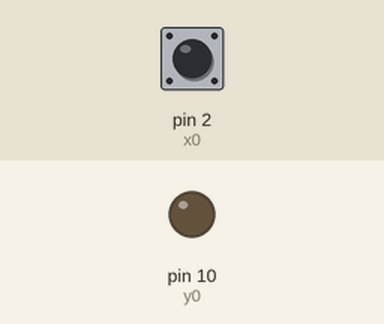
This sketch was run on a simulated Arduino Uno, built with avr-gcc and run on an emulated ATmega328P. Parts: output pins drawn as LEDs (lit = HIGH). The test bench sets the inputs (shaded band); at power-on: pin 2 (x0) HIGH.

Above: at 1.2 s.
1.3 s: pin 2 (x0) pulled LOW for 0.15 s
At 2.5 s:
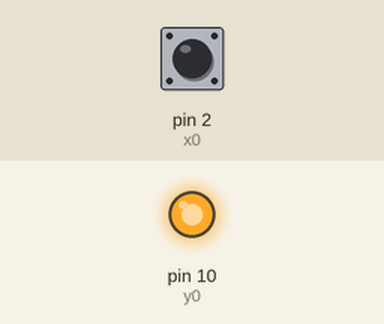
2.9 s: pin 2 (x0) pulled LOW for 1 s
At 3.8 s:
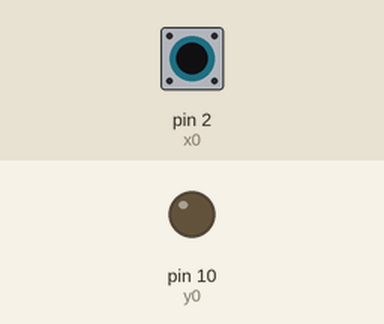
5.4 s: pin 2 (x0) pulled LOW for 3.2 s
At 5.7 s:
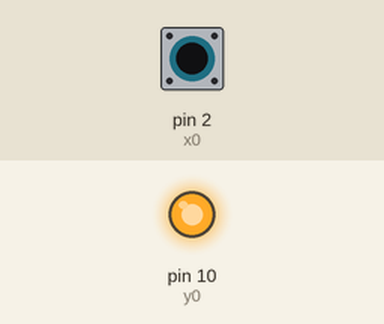
Timing chart, 0 to 8.4 s (numbered marks = the images above; inputs shaded):
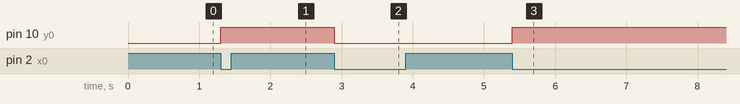

Measured:
- after the input at 1.3 s, pin 10 (y0): LOW → HIGH at once
- after the input at 2.9 s, pin 10 (y0): HIGH → LOW at once
- after the input at 5.4 s, pin 10 (y0): LOW → HIGH at once

The sketch:

led_cau_thang.ino
```cpp
const int x0=2;
const int x1=3;
const int y0=10;
int TrangThai_Truoc, TrangThai_HienTai,Truoc,HienTai;
//TrangThai_truoc -> luu tru gia tri dien ap chan ket noi nut nhan o vong lap truoc
//TrangThai_hientai -> luu tru gia tri dien ap chan ket noi voi nut nhan o vong lap hien tai

int TrangThai_Led;
void setup() {
  pinMode(x0,INPUT_PULLUP);
  pinMode(x1,INPUT_PULLUP);
  pinMode(y0,OUTPUT);
  TrangThai_Led = 0;
  digitalWrite(y0,TrangThai_Led);
  TrangThai_Truoc=1;

}
void hx0()
{
  TrangThai_HienTai = digitalRead(x0);
  if (TrangThai_Truoc == 1 && TrangThai_HienTai == 0){
        TrangThai_Led =~ TrangThai_Led;
    }
  digitalWrite(y0,TrangThai_Led);
  TrangThai_Truoc = TrangThai_HienTai;
}
void hx1()
{
  HienTai = digitalRead(x1);
  if (Truoc == 1 && HienTai == 0){
        TrangThai_Led =~ TrangThai_Led;
    }
  digitalWrite(y0,TrangThai_Led);
  Truoc = HienTai;
}
void loop()
{
hx0();
//hx1();
}
```
